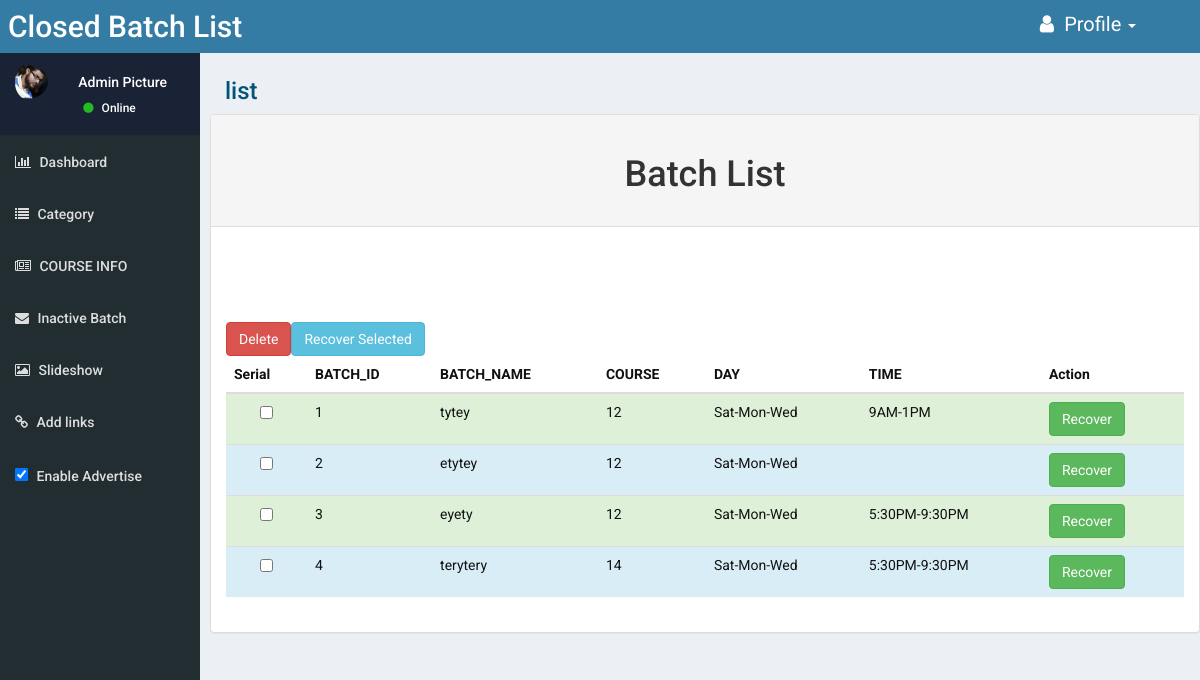
Page /views/FINAL_PROJECT/Batch/recovery.php (signed in) on the committed database.
### tables this page shows
CREATE TABLE `batch` (
  `batch_id` int(11) NOT NULL,
  `batch_name` text NOT NULL,
  `batch_course_fkey` int(110) NOT NULL,
  `batch_day` text NOT NULL,
  `batch_time` text NOT NULL,
  `is_deleted` int(11) NOT NULL DEFAULT '0'
);

### src/BITM/FINAL_PROJECT/Batch/Batch.php (called while the page is built, shortened)
<?php
class Batch extends DB
{
    public function trashed($fetchMode='ASSOC'){
        $fetchMode = strtoupper($fetchMode);
        $DBH=$this->connection;
        $sth=$DBH->prepare("select * from batch WHERE is_deleted='1'");
        $sth->execute();
        if(substr_count($fetchMode,'OBJ') > 0)
            $sth->setFetchMode(PDO::FETCH_OBJ);
        else
            $sth->setFetchMode(PDO::FETCH_ASSOC);
        $allData=$sth->fetchAll();
        return  $allData;
    }
}

### views/FINAL_PROJECT/Batch/recovery.php (the view, shortened to what this page needs)
<!DOCTYPE html>
<html lang="en" xmlns="http://www.w3.org/1999/html">
<head>
    <link rel="stylesheet" href="http://maxcdn.bootstrapcdn.com/bootstrap/3.3.6/css/bootstrap.min.css">
    <link href="../../../resources/css/font-awesome.min.css" rel="stylesheet" type="text/css">
    <link href="https://maxcdn.bootstrapcdn.com/font-awesome/4.6.3/css/font-awesome.min.css" rel="stylesheet" type="text/css">
    <link rel="stylesheet" href="../../../resources/style.css">
</head>
<body>
<div class="header">
    <div class="row">
        <div class="col-xs-6">
            <h2 style="margin:10px 8px;">Closed Batch List</h2></div>
        <div class="col-xs-6">
            <div class="col-xs-11">
                <li class="dropdown pull-right">
                    <a class="dropdown-toggle pro" data-toggle="dropdown" href="#"><i class="fa fa-user" aria-hidden="true"></i> Profile
                        <span class="caret"></span></a>
                </li></div>
        </div>
    </div>
</div>
<div class="row container-fluid">
    <div class="col-xs-2 menu">
        <div class="row menu-head">
            <div class="col-sm-4">
                <img src="img/pro.jpg" class="img-circle img-responsive" style="padding-left:10px;">
            </div>
            <div class="col-sm-8">
                <h5>Admin Picture</h5>
                <h6><i class="fa fa-circle" aria-hidden="true" style="color:#2b2; font-size:12px; padding-top:-12px;"> </i> Online</h6>
            </div>
        </div>
        <ul>
            <a href="admin.html"><li><h5><i class="fa fa-bar-chart" aria-hidden="true"></i> Dashboard</h5></li></a>
            <a href="category.html"><li><h5><i class="fa fa-list" aria-hidden="true"></i> Category</h5></li></a>
            <a href="index.php"><li><h5><i class="fa fa-newspaper-o" aria-hidden="true"></i> COURSE INFO</h5></li></a>
            <a href="trashed.php"><li><h5><i class="fa fa-envelope" aria-hidden="true"></i> Inactive Batch</h5></li></a>
            <a href="slideshow.html"><li><h5><i class="fa fa-photo" aria-hidden="true"></i> Slideshow</h5></li></a>
            <a href="add links.html"><li><h5><i class="fa fa-link" aria-hidden="true"></i> Add links</h5></li></a>
            <li><h5><input type="checkbox" checked data-toggle="toggle" style="margin:3px 5px;"> Enable Advertise</h5></li></ul>
    </div>
    <div class="col-xs-10 content">
        <div class="cat">
            <h3>list</h3>
            <div class="row">
                <div class="col-sm-8" style="padding-right:25px;">
                </div>
                <div class="panel panel-default" >
                    <div class="panel-heading">
                        <div class="panel-heading">
                            <h1 style="text-align: center"> Batch  List</h1>
                        </div>
                    </div>
                    <div class="panel-body">
                        <div class="table-responsive" >
                            <table class="table">
                                <?php
                                $obj = new App\Batch\Batch();
                                $allData = $obj->trashed("obj");
                                ?>
                                <thead>
                                <tr>
                                    <th>Serial</th>
                                    <th>BATCH_ID</th>
                                    <th>BATCH_NAME</th>
                                    <th>COURSE</th>
                                    <th>DAY</th>
                                    <th>TIME</th>
                                    <th>Action</th>
                                </tr>
                                </thead>
                                <?php
                                $count = 1;
                                echo '
          <a href="multipleDelete.php"><button class="btn btn-danger">Delete</button></a>
 <form action="recover.php" method="post" class="form-group">
 <button type="submit" class="btn btn-info">Recover Selected</button>';
                                foreach($allData as $data){
                                    if($count%2==0) $class ="info" ;
                                    else $class="success" ;
                                    echo'
                   <tr class="'.$class.'">
                       <input name="batch_id" type="hidden" value="'.$data->batch_id.'">
                       <td align="center" bgcolor="#FFFFFF"><input name="checkbox[]" type="checkbox" value="'.$data->batch_id.'"></td>
                       <td>'.$count.'</td>
                                <td>'.$data->batch_name.'</td>
                                <td>'.$data->batch_course_fkey.'</td>
                                  <td>'.$data->batch_day.'</td>
                                  <td>'.$data->batch_time.'</td>
                       <td>
                       <div class="btn-group">
                         <a href="recover.php?id='.$data->batch_id.'"><button type="button" class="btn btn-success">Recover</button></a>
                        </div>
                        </td>
                   </tr>
                     </form> ';
                                    $count++;
                                }
                                ?>
                            </table>
                        </div>
                    </div>
                </div>
            </div>
        </div>
    </div>
</body>
</html>

### resources/style.css (style rules this page uses)
* { margin:0px; padding:0px; }
body { background:#222d32; color:#ccc;font-family: 'Roboto'; overflow-x:hidden; }
.header { background:#357ca5;color:#fff; }
.header a { color:#fff!important; }
.header li { list-style:none; padding-top:10px; }
.content { background:#ecf0f5; color:#111; height:720px; padding:15px; overflow-y: scroll; }
.content h3 { margin:10px; color:#057 !important }
.pro { font-size:20px; }
.menu-head { background:#1a2236; color:#fff; padding-top:12px; padding-bottom: 9px; padding-left:5px; padding-right:5px; margin-bottom:1px; }
.menu { margin:0px!important; padding:0px!important; }
.menu li { list-style:none; color:#ddd; padding:7px 10px; }
.fa { margin:2px 5px; }
.cat { padding-left:10px; }
.cat h3 { margin-left:0px; }

### rows in the picture
batch: batch_name "tytey", batch_course_fkey "12", batch_day "Sat-Mon-Wed", batch_time "9AM-1PM"
batch: batch_name "etytey", batch_course_fkey "12", batch_day "Sat-Mon-Wed"
batch: batch_name "eyety", batch_course_fkey "12", batch_day "Sat-Mon-Wed", batch_time "5:30PM-9:30PM"
batch: batch_name "terytery", batch_course_fkey "14", batch_day "Sat-Mon-Wed", batch_time "5:30PM-9:30PM"
